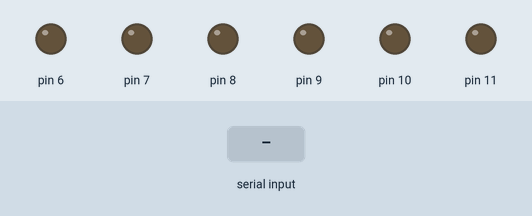
The sketch below on a simulated Arduino Uno, built with avr-gcc and run on an emulated ATmega328P. On the bench: output pins drawn as LEDs (lit = HIGH). The test bench sets the inputs (shaded band).

Above: at 1.2 s.
1.3 s: "90 45 200\n" received over Serial
At 2.1 s:
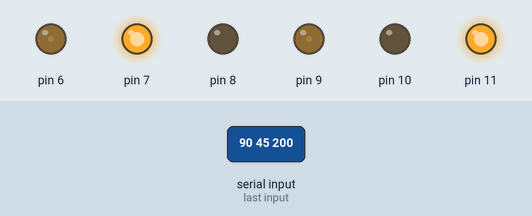
2.8 s: "30 150 10\n" received over Serial
At 3.2 s:
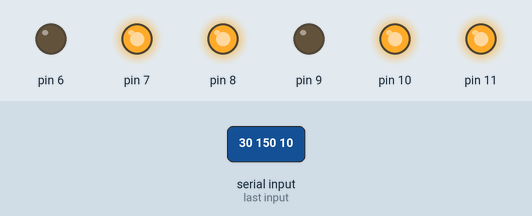
4.3 s: "200\n" received over Serial
At 5.3 s:
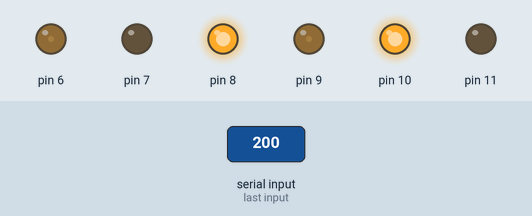
5.8 s: "90 45\n" received over Serial
At 6.6 s:
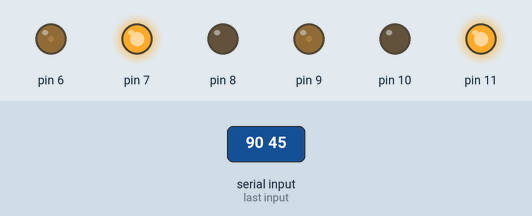
7.3 s: "30 150\n" received over Serial
At 7.7 s:
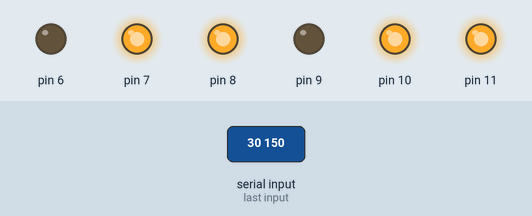
Timing chart, 0 to 9.8 s (numbered marks = the images above; inputs shaded):
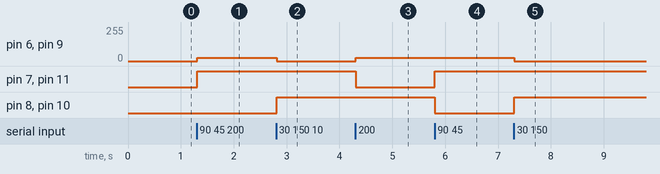

The sketch:

test_motor2.ino
```cpp
String incoming;
int x;
int y;
int xMin;
int xMax;
int yMin;
int yMax;
int xLeft;
int xRight;
int yBottom;
int yTop;
int deadZoneX;
int deadZoneY;
int PWMMin;
int PWMMax;
int PWMTurn;
int forwardSpeed;
long area;
bool sweet;

void setup() {
  Serial.begin(9600);

  //Motor Pins
  pinMode(6,OUTPUT);                          //6 = EN1
  pinMode(7,OUTPUT);                          //7 = IN1
  pinMode(8,OUTPUT);                          //8 = IN2
  pinMode(9,OUTPUT);                          //9 = EN2
  pinMode(10,OUTPUT);                         //10 = IN3
  pinMode(11,OUTPUT);                         //11 = EN4

  //Pixel Coordinates
  deadZoneX = 10;
  deadZoneY = 10;
  xMin = 0;
  xMax = 320;
  yMin = .25*240;
  yMax = 240;
  xLeft = (xMax/2) - deadZoneX;
  xRight = (xMax/2) + deadZoneX;
//  yTop = (yMax/2) - deadZoneY;
//  yBottom = (yMax/2) + deadZoneY;
  yTop=110;
  yBottom=130;

  //Speeds
  PWMTurn = 25;
  PWMMin = 20;
  PWMMax = 100;


  /*/Pin Settings
  Forward: HIGH,LOW
  Backward: LOW,HIGH
  Brake: LOW,LOW
  Float: HIGH,HIGH
  */
  //Incoming String
  incoming.reserve(16);
  //always reserve 8 bytes of memory for the incoming string
  //using strings is dangerous on microcontrollers with limited RAM because it can cause memory fragmentation
  //always reserving 8 bytes of memory for our string can apparently help protect against this
  //explained more in detail here https://cpp4arduino.com/2018/11/06/what-is-heap-fragmentation.html#:~:text=This%20phenomenon%20is%20what%20we,full%20capacity%20of%20the%20microcontroller
  //I chose 16 because every character we read in is a byte and our max x value is 320 and our max y value is 240 and thus the maximum possible value for the area of the object detection box is 240x320=76800
  //each character in a string is a byte. The longest string we will receive is xxx yyy aaaaa\n which is 14 bytes long. Then I just rounded up to the closest power of 2 that was greater
}
void loop() {
  /*
  digitalWrite(9,HIGH); //9 = IN1
  digitalWrite(10,LOW); //10 = IN2
  20 <= turnSpeed <= 100
  */
  if (Serial.available() > 0) {
    // read the incoming string from the raspberry pi
    incoming = Serial.readStringUntil('\n');
//    if (incoming=="0 0 80000"){
//      //Left Motor
//      analogWrite(6,0);
//      digitalWrite(7,LOW);
//      digitalWrite(8,LOW);
//  //Right Motor
//      analogWrite(9,0);
//      digitalWrite(10,LOW);
//      digitalWrite(11,LOW);
//    }
    int strLength = incoming.length()+1;
    char array[strLength]; //we need a char array so that we can split up the 3 values from each other
    incoming.toCharArray(array,strLength);

    char * value = strtok(array, " "); //split up the incoming data based on space
    x = atoi(value); //convert to int and save
    value=strtok(NULL, " "); //advance to second value
    y = atoi(value); //convert to int and save
    value=strtok(NULL, " "); //advance to third value
    area = atol(value); //convert to long and save because this value might get more than the max int value: its pixels squared
/*
    Serial.println(x); //just printing them out to test
    Serial.println(y); //just printing them out to test
    Serial.println(area); //just printing them out to test
*/
  //Translational
  forwardSpeed = (((y - yMin)*(PWMMax - PWMMin))/(yMax - yMin)) + PWMMin;
  // otherSpeed = formula
  if( y > yBottom && y < yTop && x > xLeft && x < xRight){
    //Don't change anything
  }else{
    if(y > yMin && x < xLeft ){ //Forward Left
      //Left Motor
      analogWrite(6,forwardSpeed);
      digitalWrite(7,HIGH);
      digitalWrite(8,LOW);
      //Right Motor
      analogWrite(9,forwardSpeed);
      digitalWrite(10,HIGH);
      digitalWrite(11,LOW);
    }else if(y > yMin && x > xRight ){ //Forward Right
      //Left Motor
      analogWrite(6,forwardSpeed);
      digitalWrite(7,HIGH);
      digitalWrite(8,LOW);
      //Right Motor
      analogWrite(9,forwardSpeed);
      digitalWrite(10,HIGH);
      digitalWrite(11,LOW);
    }else if(y> yMin){ //Forward
      //Left Motor
      analogWrite(6,forwardSpeed);
      digitalWrite(7,HIGH);
      digitalWrite(8,LOW);
      //Right Motor
      analogWrite(9,forwardSpeed);
      digitalWrite(10,HIGH);
      digitalWrite(11,LOW);
    }
    //Stationary Orientation
    if(y < yMin && x < xLeft){//Left Turn
      //Left Motor
      analogWrite(6,PWMTurn);
      digitalWrite(7,HIGH);
      digitalWrite(8,LOW);
      //Right Motor
      analogWrite(9,PWMTurn);
      digitalWrite(10,LOW);
      digitalWrite(11,HIGH);
    }else if(y < yMin && x > xRight){//Right Turn
      //Left Motor
      analogWrite(6,PWMTurn);
      digitalWrite(7,LOW);
      digitalWrite(8,HIGH);
      //Right Motor
      analogWrite(9,PWMTurn);
      digitalWrite(10,HIGH);
      digitalWrite(11,LOW);
    }else{//Float
      //Left Motor
      analogWrite(6,0);
      digitalWrite(7,HIGH);
      digitalWrite(8,HIGH);
      //Right Motor
      analogWrite(9,0);
      digitalWrite(10,HIGH);
      digitalWrite(11,HIGH);
    }
   }
  }
}
```

Measured:
- after the input at 1.3 s, pin 6, pin 9: 0/255 → 25/255 at once; pin 7, pin 11: LOW → HIGH at once
- after the input at 2.8 s, pin 6, pin 9: 25/255 → 0/255 at once; pin 8, pin 10: LOW → HIGH at once
- after the input at 4.3 s, pin 6, pin 9: 0/255 → 25/255 at once; pin 7, pin 11: HIGH → LOW at once
- after the input at 5.8 s, pin 7, pin 11: LOW → HIGH at once; pin 8, pin 10: HIGH → LOW at once
- after the input at 7.3 s, pin 6, pin 9: 25/255 → 0/255 at once; pin 8, pin 10: LOW → HIGH at once
